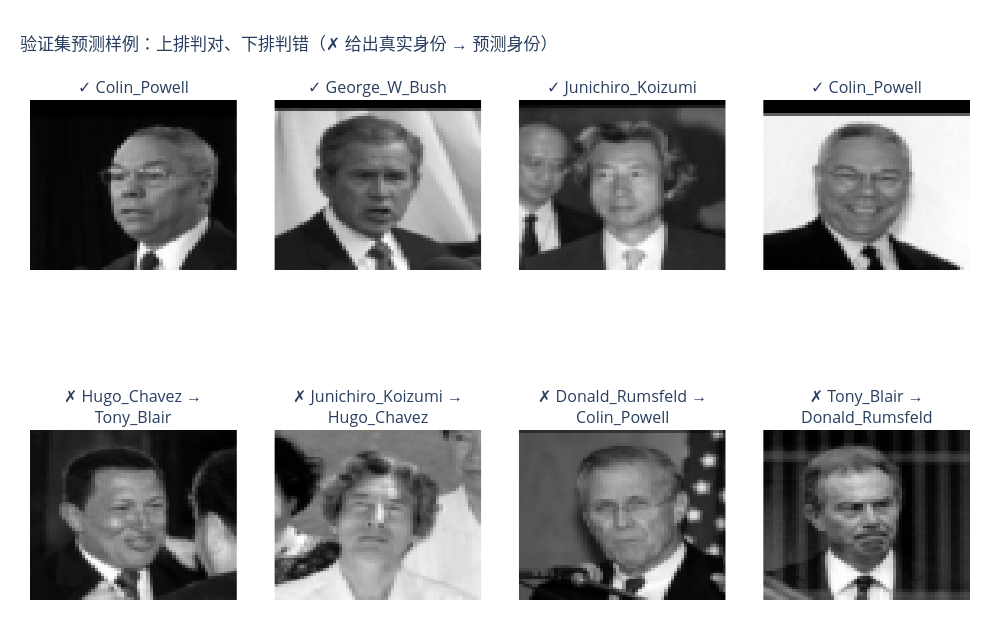

Notebook cell for this chart:
### Code cell
# 随机抽 8 张验证集图片看预测结果，标题为“真实身份 → 预测身份”
# 先看预测，把“判对的”和“判错的”分开，各随机抽 4 张
correct, wrong = [], []
for i in range(len(val_ds)):
    img, label = val_ds[i]
    with torch.no_grad():
        pred = model(img.unsqueeze(0).to(device)).argmax(1).item()
    (correct if pred == label else wrong).append((img, label, pred))

pick = lambda pool, n: [pool[j] for j in torch.randperm(len(pool), generator=g)[:n].tolist()]
samples = pick(correct, 4) + pick(wrong, 4)

# 用 ✓ / ✗ 作为标题——不依赖颜色也能看出对错；判错的折成两行，避免标题互相重叠
titles = [f"✓ {class_names[label]}" if pred == label
          else f"✗ {class_names[label]} →<br>{class_names[pred]}"
          for _, label, pred in samples]

fig = make_subplots(rows=2, cols=4, horizontal_spacing=0.04, vertical_spacing=0.32,
                    subplot_titles=titles)
for k, (img, _, _) in enumerate(samples):
    fig.add_trace(go.Heatmap(z=img[0].numpy(), colorscale="Gray", showscale=False, hoverinfo="skip"),
                  row=k // 4 + 1, col=k % 4 + 1)
    fig.update_xaxes(visible=False, row=k // 4 + 1, col=k % 4 + 1)
    fig.update_yaxes(visible=False, autorange="reversed", row=k // 4 + 1, col=k % 4 + 1)

fig.update_layout(title=dict(text="验证集预测样例：上排判对、下排判错（✗ 给出真实身份 → 预测身份）", x=0.02),
                  width=1000, height=620, margin=dict(l=30, r=30, t=100, b=20))
fig.show()

### Figure 1 — Plotly figure (JSON) as saved in the notebook; plotly's stock layout.template omitted (floating-point values rounded to 4 significant figures; data arrays with more than 128 entries replaced by an {"elided": "..."} marker saying what was removed)
{"data": [{"colorscale": [[0, "rgb(0, 0, 0)"], [0.09091, "rgb(16, 16, 16)"], [0.1818, "rgb(38, 38, 38)"], [0.2727, "rgb(59, 59, 59)"], [0.3636, "rgb(81, 80, 80)"], [0.4545, "rgb(102, 101, 101)"], [0.5455, "rgb(124, 123, 122)"], [0.6364, "rgb(146, 146, 145)"], [0.7273, "rgb(171, 171, 170)"], [0.8182, "rgb(197, 197, 195)"], [0.9091, "rgb(224, 224, 223)"], [1, "rgb(254, 254, 253)"]], "hoverinfo": "skip", "showscale": false, "type": "heatmap", "xaxis": "x", "yaxis": "y", "z": {"elided": "64x64 float values"}}, {"colorscale": [[0, "rgb(0, 0, 0)"], [0.09091, "rgb(16, 16, 16)"], [0.1818, "rgb(38, 38, 38)"], [0.2727, "rgb(59, 59, 59)"], [0.3636, "rgb(81, 80, 80)"], [0.4545, "rgb(102, 101, 101)"], [0.5455, "rgb(124, 123, 122)"], [0.6364, "rgb(146, 146, 145)"], [0.7273, "rgb(171, 171, 170)"], [0.8182, "rgb(197, 197, 195)"], [0.9091, "rgb(224, 224, 223)"], [1, "rgb(254, 254, 253)"]], "hoverinfo": "skip", "showscale": false, "type": "heatmap", "xaxis": "x2", "yaxis": "y2", "z": {"elided": "64x64 float values"}}, {"colorscale": [[0, "rgb(0, 0, 0)"], [0.09091, "rgb(16, 16, 16)"], [0.1818, "rgb(38, 38, 38)"], [0.2727, "rgb(59, 59, 59)"], [0.3636, "rgb(81, 80, 80)"], [0.4545, "rgb(102, 101, 101)"], [0.5455, "rgb(124, 123, 122)"], [0.6364, "rgb(146, 146, 145)"], [0.7273, "rgb(171, 171, 170)"], [0.8182, "rgb(197, 197, 195)"], [0.9091, "rgb(224, 224, 223)"], [1, "rgb(254, 254, 253)"]], "hoverinfo": "skip", "showscale": false, "type": "heatmap", "xaxis": "x3", "yaxis": "y3", "z": {"elided": "64x64 float values"}}, {"colorscale": [[0, "rgb(0, 0, 0)"], [0.09091, "rgb(16, 16, 16)"], [0.1818, "rgb(38, 38, 38)"], [0.2727, "rgb(59, 59, 59)"], [0.3636, "rgb(81, 80, 80)"], [0.4545, "rgb(102, 101, 101)"], [0.5455, "rgb(124, 123, 122)"], [0.6364, "rgb(146, 146, 145)"], [0.7273, "rgb(171, 171, 170)"], [0.8182, "rgb(197, 197, 195)"], [0.9091, "rgb(224, 224, 223)"], [1, "rgb(254, 254, 253)"]], "hoverinfo": "skip", "showscale": false, "type": "heatmap", "xaxis": "x4", "yaxis": "y4", "z": {"elided": "64x64 float values"}}, {"colorscale": [[0, "rgb(0, 0, 0)"], [0.09091, "rgb(16, 16, 16)"], [0.1818, "rgb(38, 38, 38)"], [0.2727, "rgb(59, 59, 59)"], [0.3636, "rgb(81, 80, 80)"], [0.4545, "rgb(102, 101, 101)"], [0.5455, "rgb(124, 123, 122)"], [0.6364, "rgb(146, 146, 145)"], [0.7273, "rgb(171, 171, 170)"], [0.8182, "rgb(197, 197, 195)"], [0.9091, "rgb(224, 224, 223)"], [1, "rgb(254, 254, 253)"]], "hoverinfo": "skip", "showscale": false, "type": "heatmap", "xaxis": "x5", "yaxis": "y5", "z": {"elided": "64x64 float values"}}, {"colorscale": [[0, "rgb(0, 0, 0)"], [0.09091, "rgb(16, 16, 16)"], [0.1818, "rgb(38, 38, 38)"], [0.2727, "rgb(59, 59, 59)"], [0.3636, "rgb(81, 80, 80)"], [0.4545, "rgb(102, 101, 101)"], [0.5455, "rgb(124, 123, 122)"], [0.6364, "rgb(146, 146, 145)"], [0.7273, "rgb(171, 171, 170)"], [0.8182, "rgb(197, 197, 195)"], [0.9091, "rgb(224, 224, 223)"], [1, "rgb(254, 254, 253)"]], "hoverinfo": "skip", "showscale": false, "type": "heatmap", "xaxis": "x6", "yaxis": "y6", "z": {"elided": "64x64 float values"}}, {"colorscale": [[0, "rgb(0, 0, 0)"], [0.09091, "rgb(16, 16, 16)"], [0.1818, "rgb(38, 38, 38)"], [0.2727, "rgb(59, 59, 59)"], [0.3636, "rgb(81, 80, 80)"], [0.4545, "rgb(102, 101, 101)"], [0.5455, "rgb(124, 123, 122)"], [0.6364, "rgb(146, 146, 145)"], [0.7273, "rgb(171, 171, 170)"], [0.8182, "rgb(197, 197, 195)"], [0.9091, "rgb(224, 224, 223)"], [1, "rgb(254, 254, 253)"]], "hoverinfo": "skip", "showscale": false, "type": "heatmap", "xaxis": "x7", "yaxis": "y7", "z": {"elided": "64x64 float values"}}, {"colorscale": [[0, "rgb(0, 0, 0)"], [0.09091, "rgb(16, 16, 16)"], [0.1818, "rgb(38, 38, 38)"], [0.2727, "rgb(59, 59, 59)"], [0.3636, "rgb(81, 80, 80)"], [0.4545, "rgb(102, 101, 101)"], [0.5455, "rgb(124, 123, 122)"], [0.6364, "rgb(146, 146, 145)"], [0.7273, "rgb(171, 171, 170)"], [0.8182, "rgb(197, 197, 195)"], [0.9091, "rgb(224, 224, 223)"], [1, "rgb(254, 254, 253)"]], "hoverinfo": "skip", "showscale": false, "type": "heatmap", "xaxis": "x8", "yaxis": "y8", "z": {"elided": "64x64 float values"}}], "layout": {"annotations": [{"font": {"size": 16}, "showarrow": false, "text": "✓ Colin_Powell", "x": 0.11, "xanchor": "center", "xref": "paper", "y": 1.0, "yanchor": "bottom", "yref": "paper"}, {"font": {"size": 16}, "showarrow": false, "text": "✓ George_W_Bush", "x": 0.37, "xanchor": "center", "xref": "paper", "y": 1.0, "yanchor": "bottom", "yref": "paper"}, {"font": {"size": 16}, "showarrow": false, "text": "✓ Junichiro_Koizumi", "x": 0.63, "xanchor": "center", "xref": "paper", "y": 1.0, "yanchor": "bottom", "yref": "paper"}, {"font": {"size": 16}, "showarrow": false, "text": "✓ Colin_Powell", "x": 0.89, "xanchor": "center", "xref": "paper", "y": 1.0, "yanchor": "bottom", "yref": "paper"}, {"font": {"size": 16}, "showarrow": false, "text": "✗ Hugo_Chavez →<br>Tony_Blair", "x": 0.11, "xanchor": "center", "xref": "paper", "y": 0.34, "yanchor": "bottom", "yref": "paper"}, {"font": {"size": 16}, "showarrow": false, "text": "✗ Junichiro_Koizumi →<br>Hugo_Chavez", "x": 0.37, "xanchor": "center", "xref": "paper", "y": 0.34, "yanchor": "bottom", "yref": "paper"}, {"font": {"size": 16}, "showarrow": false, "text": "✗ Donald_Rumsfeld →<br>Colin_Powell", "x": 0.63, "xanchor": "center", "xref": "paper", "y": 0.34, "yanchor": "bottom", "yref": "paper"}, {"font": {"size": 16}, "showarrow": false, "text": "✗ Tony_Blair →<br>Donald_Rumsfeld", "x": 0.89, "xanchor": "center", "xref": "paper", "y": 0.34, "yanchor": "bottom", "yref": "paper"}], "height": 620, "margin": {"b": 20, "l": 30, "r": 30, "t": 100}, "title": {"text": "验证集预测样例：上排判对、下排判错（✗ 给出真实身份 → 预测身份）", "x": 0.02}, "width": 1000, "xaxis": {"anchor": "y", "domain": [0, 0.22], "visible": false}, "xaxis2": {"anchor": "y2", "domain": [0.26, 0.48], "visible": false}, "xaxis3": {"anchor": "y3", "domain": [0.52, 0.74], "visible": false}, "xaxis4": {"anchor": "y4", "domain": [0.78, 1], "visible": false}, "xaxis5": {"anchor": "y5", "domain": [0, 0.22], "visible": false}, "xaxis6": {"anchor": "y6", "domain": [0.26, 0.48], "visible": false}, "xaxis7": {"anchor": "y7", "domain": [0.52, 0.74], "visible": false}, "xaxis8": {"anchor": "y8", "domain": [0.78, 1], "visible": false}, "yaxis": {"anchor": "x", "autorange": "reversed", "domain": [0.66, 1.0], "visible": false}, "yaxis2": {"anchor": "x2", "autorange": "reversed", "domain": [0.66, 1.0], "visible": false}, "yaxis3": {"anchor": "x3", "autorange": "reversed", "domain": [0.66, 1.0], "visible": false}, "yaxis4": {"anchor": "x4", "autorange": "reversed", "domain": [0.66, 1.0], "visible": false}, "yaxis5": {"anchor": "x5", "autorange": "reversed", "domain": [0, 0.34], "visible": false}, "yaxis6": {"anchor": "x6", "autorange": "reversed", "domain": [0, 0.34], "visible": false}, "yaxis7": {"anchor": "x7", "autorange": "reversed", "domain": [0, 0.34], "visible": false}, "yaxis8": {"anchor": "x8", "autorange": "reversed", "domain": [0, 0.34], "visible": false}}}
